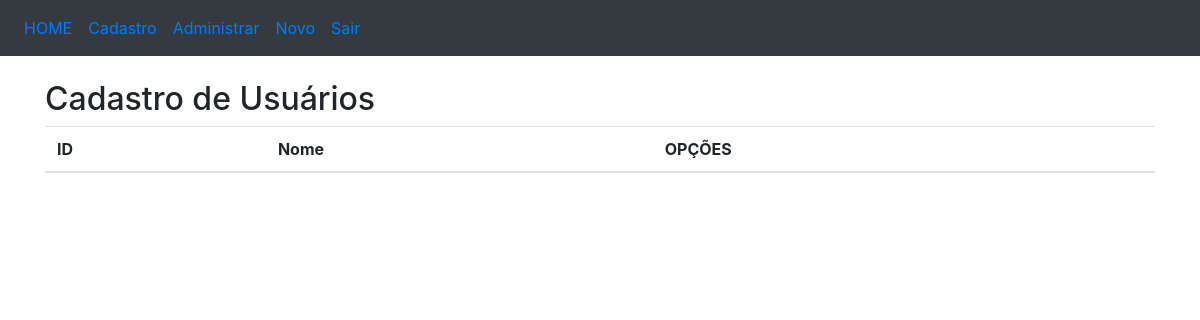
The app's page /usuarios/, older data.
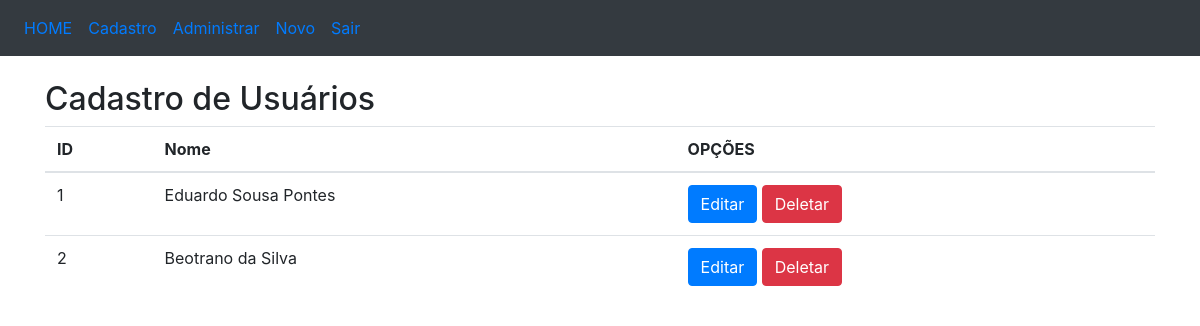
The same page, newer data.
### usuarios/models.py (models this page shows, shortened)
class Usuario(models.Model):
    code = models.CharField(max_length = 15)
    active = models.IntegerField()
    name = models.CharField(max_length = 100)
    email = models.CharField(max_length = 100)
    user = models.CharField(max_length = 50)
    password = models.CharField(max_length = 10)

### usuarios/views.py (the view)
# urls.py: path('usuarios/', include('usuarios.urls')),
def usuarios(request):
	titulo = 'Cadastro de Usuários'
	usuarios = Usuario.objects.all()
	global ok
	return render(request, 'usuarios.html', {'titulo' : titulo, 'usuarios' : usuarios, 'ok' : ok})

### usuarios/templates/usuarios.html (shortened to what this page needs)
<!DOCTYPE html>
<html>
<head>
	<link rel="stylesheet" href="https://maxcdn.bootstrapcdn.com/bootstrap/4.3.1/css/bootstrap.min.css">
</head>
<body>
	<nav class="navbar navbar-expand-sm bg-dark">
		<ul class="navbar-nav">
			<li class="nav-item">
				<a class="nav-link" href="/home">HOME</a>
			</li>
			<li class="nav-item">
				<a class="nav-link" href="/usuarios">Cadastro</a>
			</li>
			<li class="nav-item">
				<a class="nav-link" href="/admin">Administrar</a>
			</li>
			<li class="nav-item">
				<a class="nav-link" href="/usuarios/novo">Novo</a>
			</li>
			<li class="nav-item">
				<a class="nav-link" href="/usuarios/login">Sair</a>
			</li>
		</ul>
	</nav>
	<br>
	<div class="container">
		<h2>{{titulo}}</h2>
		<div style="overflow: scroll; height: 410px; width: 100%;" align="center">
			<table class=table>
				<thead>
					<tr>
						<th>ID</th>
						<th>Nome</th>
						<th>OPÇÕES</th>
					</tr>
				</thead>
				<tbody>
					{% for usuario in usuarios %}
					<tr>
						<td nowrap="true">{{usuario.id}}</td>
						<td nowrap="true">{{usuario.name}}</td>
						<td nowrap="true">
							<a href="/usuarios/edicao/{{usuario.id}}" class="btn btn-primary" role="button">Editar</a>
							<a href="/usuarios/delecao/{{usuario.id}}" class="btn btn-danger" role="button">Deletar</a>
						</td>
					</tr>
					{% endfor %}
				</tbody>
			</table>
		</div>
	</div>
</body>
</html>

Row changes from the older to the newer data that the page shows:
added Usuario: id "1", name "Eduardo Sousa Pontes"
added Usuario: id "2", name "Beotrano da Silva"
